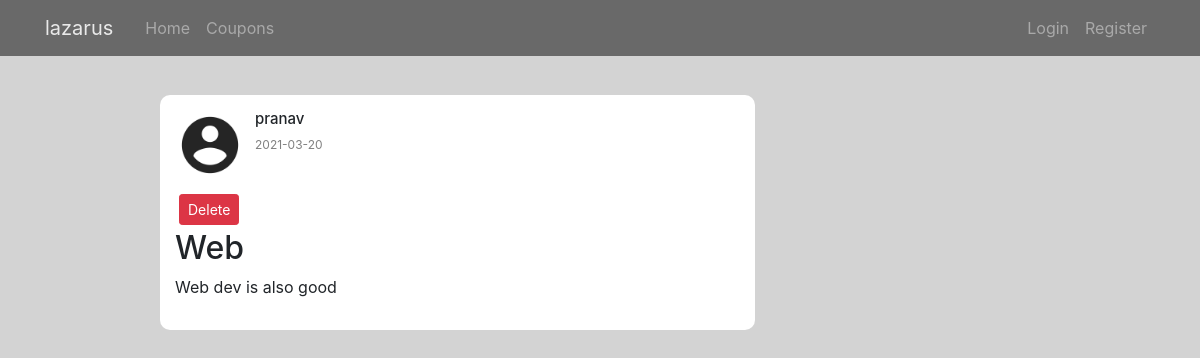
Before: /post/4 with the older database file.
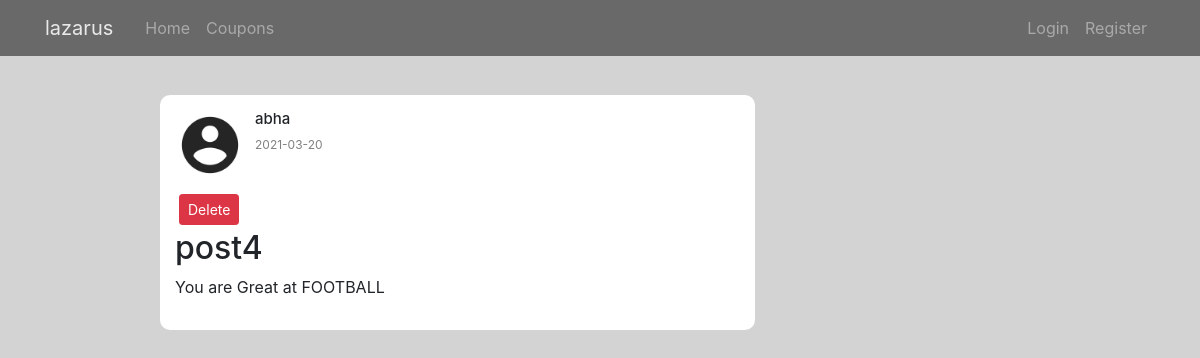
After: the same page with the newer database file.
### appmain/models.py (models this page shows, shortened)
class User(db.Model, UserMixin):
    id = db.Column(db.Integer, primary_key=True)
    username = db.Column(db.String(20), unique=True, nullable=False)
    email = db.Column(db.String(120), unique=True, nullable=False)
    image_file = db.Column(db.String(20), nullable=False, default='default.jpg')
    password = db.Column(db.String(60), nullable=False)
    posts = db.relationship('Post', backref='author', lazy=True)
    token_count=db.Column(db.Integer,nullable=False,default=0)
    flag_count=db.Column(db.Integer,nullable=False,default=0)

class Post(db.Model):
    id = db.Column(db.Integer, primary_key=True)
    title = db.Column(db.String(100), nullable=False)
    content = db.Column(db.Text, nullable=False)
    date_posted = db.Column(db.DateTime, nullable=False, default=datetime.utcnow)
    user_id = db.Column(db.Integer, db.ForeignKey('user.id'), nullable=False)

### appmain/routes.py (the view)
@app.route("/post/<int:post_id>")
def post(post_id):
    post = Post.query.get_or_404(post_id)
    return render_template('post.html', title=post.title, post=post)

### appmain/templates/post.html (shortened to what this page needs)
{% extends "layout.html" %}
{% block content %}
<div class="row">
  <div class="col-md-1"></div>
  <div class="col-md-7 mt-5">
<div class="feed">
<div class="post">
    <div class="post_header">
      <img class="rounded-circle article-img" src="{{ url_for('static',filename='profile/' + post.author.image_file)}}"
  <img class="fas fa-user "></img>
  <div class="post_info">
    <h2>{{post.author.username}}</h2>
    <p>{{post.date_posted.strftime('%Y-%m-%d')}}</p>
  </div>
  </div>
  <button type="button" class="btn btn-danger btn-sm m-1" data-toggle="modal" data-target="#deleteModal">Delete</button>
    <div class="post_body">
        <h2>{{ post.title }}</h2>
  <p>{{post.content}}</p>
  </div>
  </div>
</div>
</div>
</div>
  {% endblock content %}

Changed rows visible on the page:
removed User: image_file (placeholder picture), author.username "pranav"
now on this page (row edited): User: image_file (placeholder picture), author.username "abha"
changed Post: title "Web" → "post4"; content "Web dev is also good" → "You are Great at FOOTBALL"
